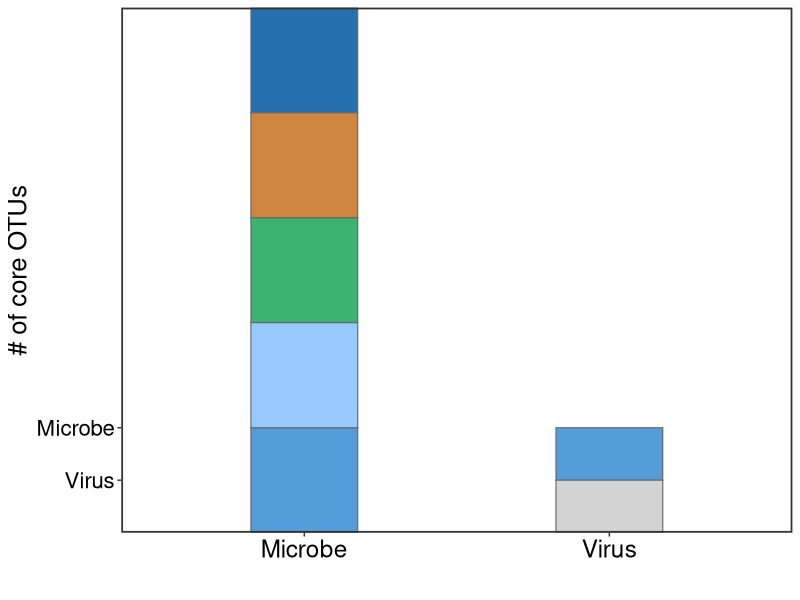

This chart was generated by the following R code:
library(ggplot2)
library(reshape2)
library(dplyr)
library(readxl)
setwd('D:/Tidal_spatial/R_data/github/Fig.4')
data<-read_excel("Fig.4a.xlsx")
data$letter=factor(data$taxonomy, levels=c("Chloroflexi","Bacteroidetes","Deltaproteobacteria","Gammaproteobacteria","Alphaproteobacteria","Unknown"))
data$value=factor(data$variable, levels=c("Virus",'Microbe'))

p <- ggplot(data=data, aes(x=variable, y=value)) 
p+geom_bar(stat="identity", color="#696969",width=0.35,size=0.4,position="stack", aes(fill=taxonomy))+
  scale_fill_manual(breaks = c("Alphaproteobacteria","Gammaproteobacteria","Deltaproteobacteria","Chloroflexi","Bacteroidetes","Unknown"),
    values = c('#2570AE', '#539DDA',"#97CBFF", '#3CB371','#CD853F','lightgray'))+
  labs(x="",y="# of core OTUs")+
  theme(legend.background=element_rect(color="white"),legend.key.size = unit(15, "pt"))+
  theme(legend.key = element_blank())+
  theme(axis.line = element_line(color=))+
  theme_test()+  theme(panel.grid.major=element_blank(),panel.grid.minor = element_blank(),
                       axis.title.x = element_text(size=18.5),axis.title.y = element_text(size=18.5),
                       axis.text.x = element_text(hjust =0.5,size=17.5,colour = 'black'),
                       axis.text.y=element_text(size=16,colour = 'black'),
                       panel.border = element_rect(size=1.2),
                       legend.text = element_text(size=15),
                       legend.title = element_text(size=16))+ theme(legend.position ="none")
